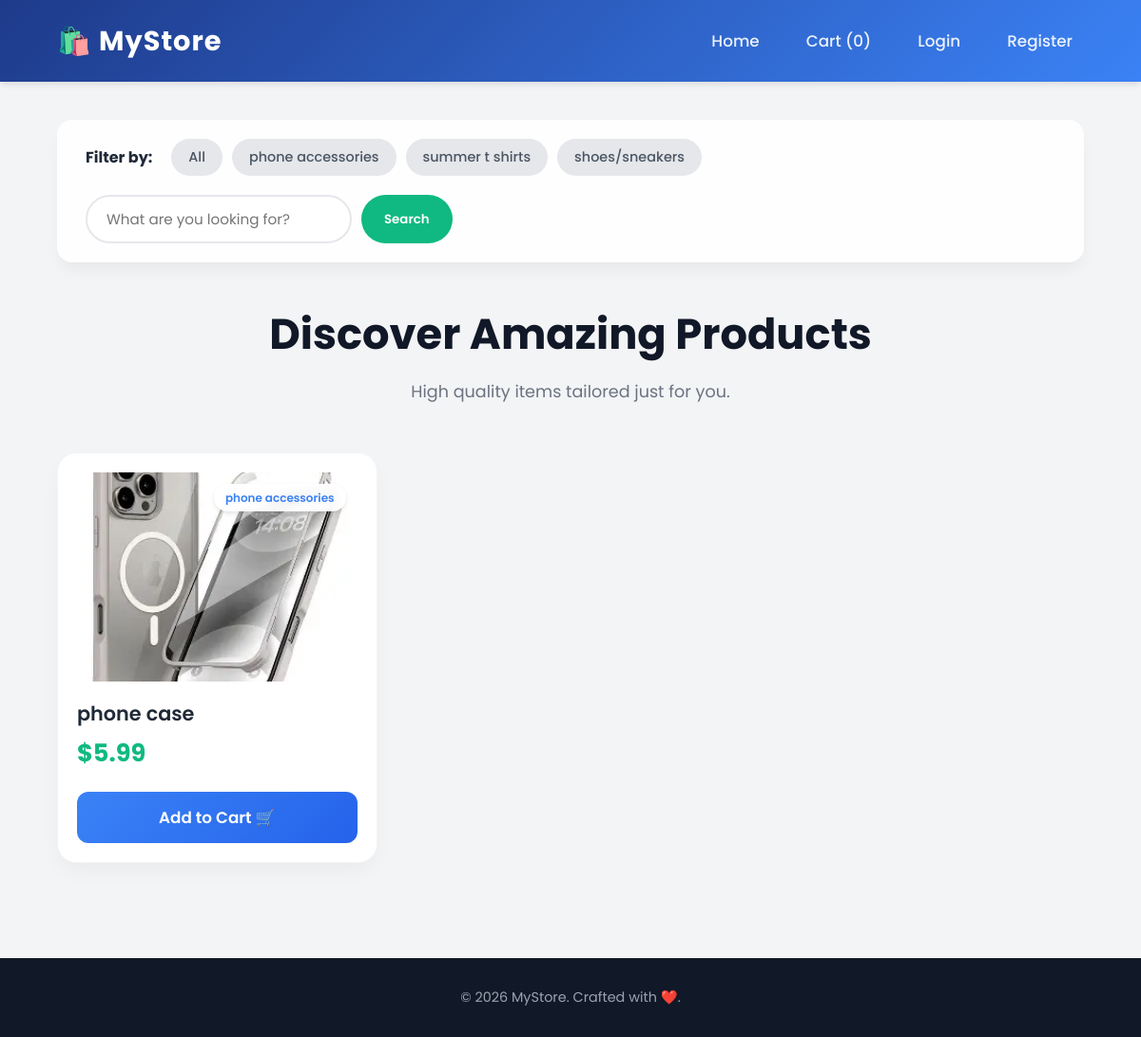
/?category=1, run on the app's committed database.
### store/models.py (models this page shows, shortened)
class Category(models.Model):
    name = models.CharField(max_length=50)

class Product(models.Model):
    name = models.CharField(max_length=100)
    category = models.ForeignKey(Category, on_delete=models.SET_NULL, null=True, blank=True)
    price = models.DecimalField(max_digits=10, decimal_places=2)
    image = models.ImageField(upload_to='products/', null=True, blank=True)

### store/views.py (the view)
# urls.py: path('', home_view, name='home'),
def home_view(request):
    query = request.GET.get('q')
    cat_id = request.GET.get('category')
    all_products = Product.objects.all()
    if query:
        all_products = all_products.filter(name__icontains=query)
    if cat_id:
        all_products = all_products.filter(category_id=cat_id)
    categories = Category.objects.all()
    cart_count = 0
    if request.user.is_authenticated:
        cart_items = CartItem.objects.filter(user=request.user)
        cart_count = sum(item.quantity for item in cart_items)
    context = {
        'products': all_products,
        'categories': categories,
        'cart_count': cart_count,
        'search_query': query or ''
    }
    return render(request, 'index.html', context)

### store/templates/index.html (shortened to what this page needs)
<!DOCTYPE html>
<html lang="en">
<head>
</head>
<body>
    <header>
        <h1>🛍️ MyStore</h1>
        <nav>
            <ul>
                <li><a href="/">Home</a></li>
                <li><a href="/cart/">Cart ({{ cart_count }})</a></li>
                {% if user.is_authenticated %}
                    <li><a href="/orders/">Orders</a></li>
                    <li><a href="/profile/">Profile</a></li>
                    <li><a href="/logout/">Logout</a></li>
                {% else %}
                    <li><a href="/login/">Login</a></li>
                    <li><a href="/register/">Register</a></li>
                {% endif %}
            </ul>
        </nav>
    </header>
    <main>
        <div class="toolbar">
            <div class="categories">
                <strong>Filter by:</strong>
                <a href="/">All</a>
                {% for cat in categories %}
                    <a href="/?category={{ cat.id }}">{{ cat.name }}</a>
                {% endfor %}
            </div>
            <form class="search-bar" action="/" method="GET">
                <input type="text" name="q" placeholder="What are you looking for?" value="{{ search_query }}">
                <button type="submit">Search</button>
            </form>
        </div>
        <section class="welcome-section">
            <h2>Discover Amazing Products</h2>
            <p>High quality items tailored just for you.</p>
        </section>
        <section class="product-grid">
            {% for product in products %}
            <div class="product-card">
                <div class="product-image-container">
                    {% if product.category %}
                        <span class="cat-badge">{{ product.category.name }}</span>
                    {% endif %}
                    {% if product.image %}
                        <img src="{{ product.image.url }}" alt="{{ product.name }}">
                    {% else %}
                        <div style="color: #9ca3af; font-size: 0.9rem;">No Image Available</div>
                    {% endif %}
                </div>
                <div class="product-info">
                    <a href="/product/{{ product.id }}/" class="product-title">{{ product.name }}</a>
                    <span class="product-price">${{ product.price }}</span>
                    <form action="/add-to-cart/{{ product.id }}/" method="POST">
                        <button type="submit" class="add-btn">Add to Cart 🛒</button>
                    </form>
                </div>
            </div>
            {% empty %}
                <div style="grid-column: 1 / -1; text-align: center; padding: 40px; background: white; border-radius: 16px;">
                    <h3 style="color: #6b7280;">No products found matching your search.</h3>
                </div>
            {% endfor %}
        </section>
    </main>
    <footer>
        <p>&copy; 2026 MyStore. Crafted with ❤️.</p>
    </footer>
</body>
</html>

### store/templates/index.html (style rules this page uses)
* { margin: 0; padding: 0; box-sizing: border-box; font-family: 'Poppins', sans-serif; }
body { background-color: #f3f4f6; color: #374151; line-height: 1.6; }
header { background: linear-gradient(135deg, #1e3a8a, #3b82f6); color: white; padding: 20px 5%; display: flex; justify-content: space-between; align-items: center; box-shadow: 0 4px 6px -1px rgba(0,0,0,0.1); position: sticky; top: 0; z-index: 100; }
header h1 { font-size: 1.8rem; font-weight: 700; letter-spacing: 1px; }
nav ul { list-style: none; display: flex; gap: 25px; align-items: center; }
nav a { color: rgba(255,255,255,0.9); text-decoration: none; font-weight: 500; font-size: 1.05rem; transition: all 0.3s ease; padding: 8px 12px; border-radius: 8px; }
main { padding: 40px 5%; max-width: 1400px; margin: 0 auto; }
.toolbar { display: flex; justify-content: space-between; align-items: center; flex-wrap: wrap; gap: 20px; margin-bottom: 40px; background: rgba(255, 255, 255, 0.9); padding: 20px 30px; border-radius: 16px; box-shadow: 0 10px 15px -3px rgba(0,0,0,0.05); backdrop-filter: blur(10px); }
.categories { display: flex; gap: 10px; flex-wrap: wrap; align-items: center; }
.categories strong { margin-right: 10px; color: #1f2937; }
.categories a { padding: 8px 18px; background: #e5e7eb; text-decoration: none; color: #4b5563; border-radius: 30px; font-size: 0.9rem; font-weight: 500; transition: all 0.3s ease; }
.search-bar { display: flex; gap: 10px; }
.search-bar input { padding: 12px 20px; width: 280px; border: 2px solid #e5e7eb; border-radius: 30px; outline: none; font-size: 0.95rem; transition: border-color 0.3s; }
.search-bar button { padding: 12px 24px; background: #10b981; color: white; border: none; border-radius: 30px; cursor: pointer; font-weight: 600; transition: all 0.3s ease; }
.welcome-section { text-align: center; margin-bottom: 50px; }
.welcome-section h2 { font-size: 2.8rem; color: #111827; font-weight: 700; }
.welcome-section p { color: #6b7280; font-size: 1.1rem; margin-top: 10px; }
.product-grid { display: grid; grid-template-columns: repeat(auto-fill, minmax(280px, 1fr)); gap: 35px; }
.product-card { background-color: white; padding: 20px; border-radius: 20px; box-shadow: 0 10px 25px -5px rgba(0,0,0,0.05); text-align: left; transition: all 0.4s cubic-bezier(0.4, 0, 0.2, 1); display: flex; flex-direction: column; position: relative; border: 1px solid #f3f4f6; }
.product-image-container { position: relative; width: 100%; height: 220px; margin-bottom: 20px; border-radius: 12px; overflow: hidden; background: #f9fafb; display: flex; align-items: center; justify-content: center; }
.product-image-container img { width: 100%; height: 100%; object-fit: cover; transition: transform 0.5s ease; }
.cat-badge { position: absolute; top: 12px; right: 12px; background: rgba(255,255,255,0.95); padding: 5px 12px; border-radius: 20px; font-size: 0.75rem; color: #3b82f6; font-weight: 600; box-shadow: 0 2px 4px rgba(0,0,0,0.1); backdrop-filter: blur(4px); z-index: 2; }
.product-info { flex-grow: 1; display: flex; flex-direction: column; }
.product-title { font-size: 1.3rem; color: #1f2937; margin-bottom: 8px; font-weight: 600; text-decoration: none; display: block; line-height: 1.3; }
.product-price { font-size: 1.6rem; color: #10b981; font-weight: 700; margin-bottom: 20px; }
form button.add-btn { width: 100%; background: linear-gradient(135deg, #3b82f6, #2563eb); color: white; border: none; padding: 14px 20px; border-radius: 12px; font-size: 1.05rem; font-weight: 600; cursor: pointer; transition: all 0.3s ease; margin-top: auto; }
footer { text-align: center; padding: 30px; background-color: #111827; color: #9ca3af; margin-top: 60px; font-size: 0.9rem; }

### data on the page
Category: name "phone accessories"
Category: name "summer t shirts"
Category: name "shoes/sneakers"
Product: category.name "phone accessories", image (picture), name "phone case", price "5.99"

### other printed values
{{ cart_count }} "0"
